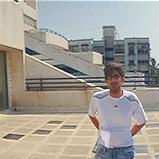
%> input picture 111.jpg, 159 x 159 px
$ octave FinalProject.m   (GNU Octave 9; MATLAB toolbox functions it lacks are replaced by stand-ins)
%> lines starting %> are read from the running program, lines starting %| are printed output that depends on the picture; in (x1, y1, x2, y2) boxes, pixels count from 0 and x2, y2 are one past the last pixel; in counts of white or black regions, pixels touching at a corner belong together; the program's own positions count from 1
### thresh.m
function [ imageO ] = thresh(imageI , t)
% Threshold an Image

[height, width] = size(imageI);

imageO = zeros(height,width);

for m = 1:height
    for n = 1:width
        if imageI(m,n)>t
            imageO(m,n) = 255;
        else
            imageO(m,n) = 0;
        end
    end
end

end

### variance.m
function [ W,B ] = variance( pdf,t )
%Implements Algorithm: Minimizing within group variance
%

q1=0;
for i = 1:t
    q1=pdf(i)+q1;
end
q2=0;
for i = t+1:256
    q2=pdf(i)+q2;
end

X1 = 0;
for i = 1:t
    X1=(((i-1)*pdf(i))/q1)+X1;
end

X2 = 0;
for i = t+1:256
    X2=(((i-1)*pdf(i))/q2)+X2;
end

Y1 = 0;
for i = 1:t
    Y1=((((i-1)-X1)^2)*(pdf(i)/q1))+Y1;
end

Y2 = 0;
for i = t+1:256
    Y2=((((i-1)-X2)^2)*(pdf(i)/q2))+Y2;
end


W = q1*Y1+q2*Y2;

X = 0;
for i = 1:t
    X=((i-1)*pdf(i))+X;
end

Y = 0;
for i = 1:256
    Y=((((i-1)-X)^2)*pdf(i))+Y;
end

B = q1*(1-q1)*(X1-X2)^2;


end

### FinalProject.m
image = imread('C:\Users\kushal\Documents\MATLAB\Images\111.jpg'); %input image
%> image is the input picture: size 159x159x3 uint8; mean R, G, B 162.7, 158.6, 151.3
M = imread('C:\Users\kushal\Documents\MATLAB\Images\maskFinal.jpg'); %mask image
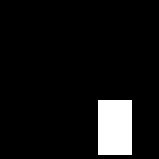
%> input picture maskFinal.jpg, 159 x 159 px
%> M is the input picture: size 159x159 uint8; min 0, max 255, mean 18.9
%t=197;

figure(1);
imshow(image);

grayImage = rgb2gray(image);
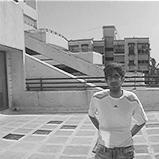
%> grayImage: size 159x159 uint8; min 1, max 255, mean 159

%grayImage = imsharpen(grayImage1);

%[height, width] = size(grayImage);

[pixelCounts, grayLevels] = imhist(grayImage);
%> pixelCounts = 256 values, max 418 at index 200, min 0 at index 1, mean 98.75; grayLevels = 256 values from 0 to 255

pdf = pixelCounts / numel(grayImage);
%> pdf = 256 values, max 0.0165 at index 200, min 0 at index 1, mean 0.00391

W1 = zeros(1, 256);
B1 = zeros(1, 256);

for t = 1 : 256
    [W,B] = variance(pdf,t);
    W1(t) = W;
    B1(t) = B;
end
%> this loop made 256 passes
%> (W, B) on passes 1 to 3: (NaN, NaN), (2023.9, 2.96), (2023.9, 2.96)

[M1,I1] = min(W1);
%> M1 = 598.1; I1 = 145
[M2,I2] = max(B1);
%> M2 = 1428.7; I2 = 145

t=I1+45;
%> t = 190

[BWimg] = thresh(grayImage , t);
%> after the loop in thresh, `for m = 1:height`:
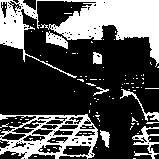
%> imageO: size 159x159 double; 31.6% white; 100 white regions (92 under 20 px), largest, box (x1, y1, x2, y2) and area: (0, 0, 159, 78) 4781, (0, 114, 98, 159) 1996, (132, 126, 159, 159) 311

 BWimg = imfill(BWimg,'holes');
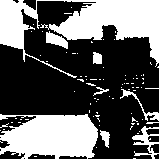
%> BWimg: size 159x159 double; 38.1% white; 87 white regions (79 under 20 px), largest, box (x1, y1, x2, y2) and area: (0, 0, 159, 78) 4956, (0, 114, 98, 159) 3454, (132, 126, 159, 159) 330
%
% h_im = imshow(BWimg);
%
% e = imellipse(gca,[100 114 33 43]);
% BW = createMask(e,h_im);

imwrite(BWimg,'C:\\BWfinal.jpg','jpeg');

figure(2);
imshow(BWimg);


A = BWimg;


[height, width, plane] = size(A);
%> height = 159; width = 159; plane = 1

C = zeros(height,width);

for i = 1:height
    for j = 1:width
      if and(A(i,j) == 255, M(i,j) == 255)
          C(i,j) = 255;
      else
          C(i,j) = 0;
      end
    end
end
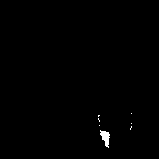
%> C: size 159x159 double; 0.45% white; 7 white regions (6 under 20 px), largest, box (x1, y1, x2, y2) and area: (100, 130, 110, 148) 100

imwrite(C,'C:\\Gun.jpg','jpeg');


figure(3);
imshow(C);

a=imread('C:\\Gun.jpg');
%> a: size 159x159 uint8; min 0, max 255, mean 1.2
a1=double(a);
m1=[-1,-1,-1;-1,8,-1;-1,-1,-1];

figure(4);                  %Point Detection

res=convn(a1,m1,'same');
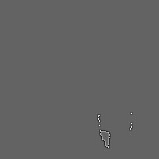
%> res: size 159x159 double; min -1273, max 1994, mean 0; drawn with min black and max white
imshow(uint8(res));
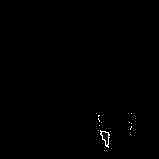
%> displayed picture: size 159x159, on the screen's scale of 0 to 255; min 0, max 255, mean 1
imwrite(uint8(res),'C:\\pointD.jpg','jpeg');
